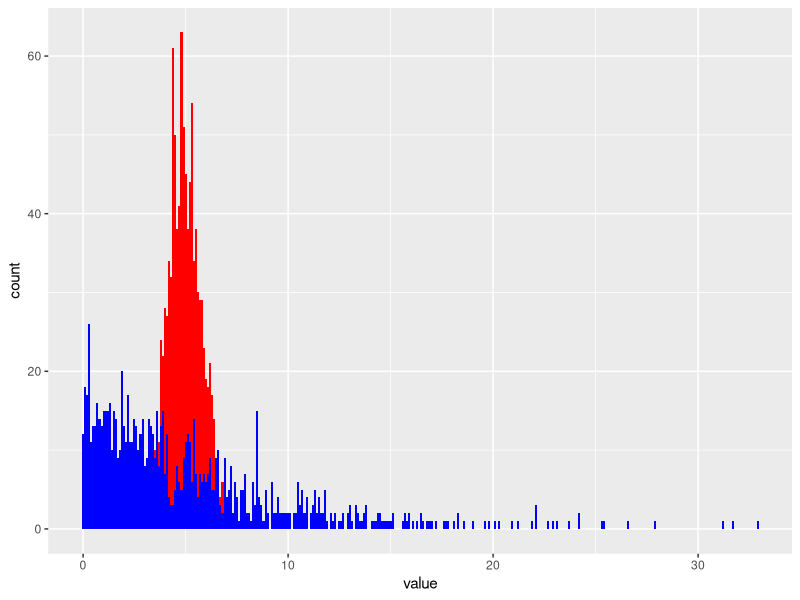
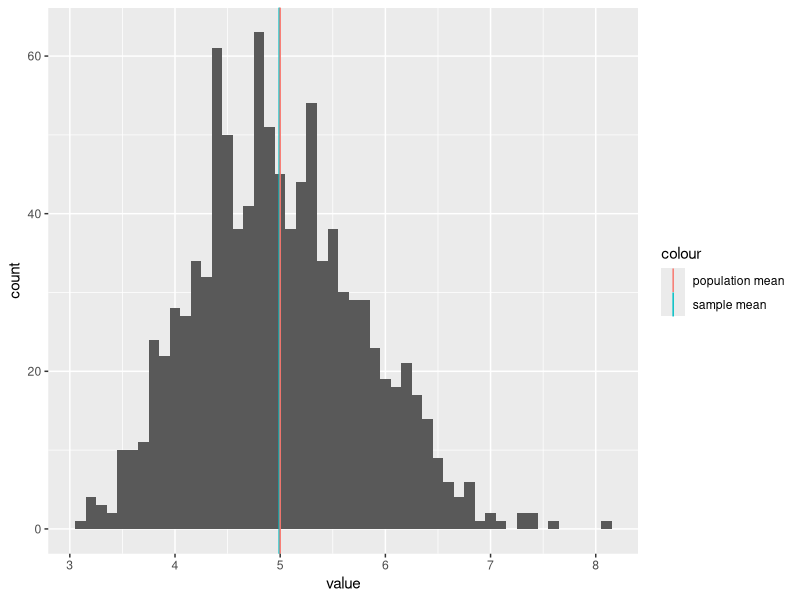
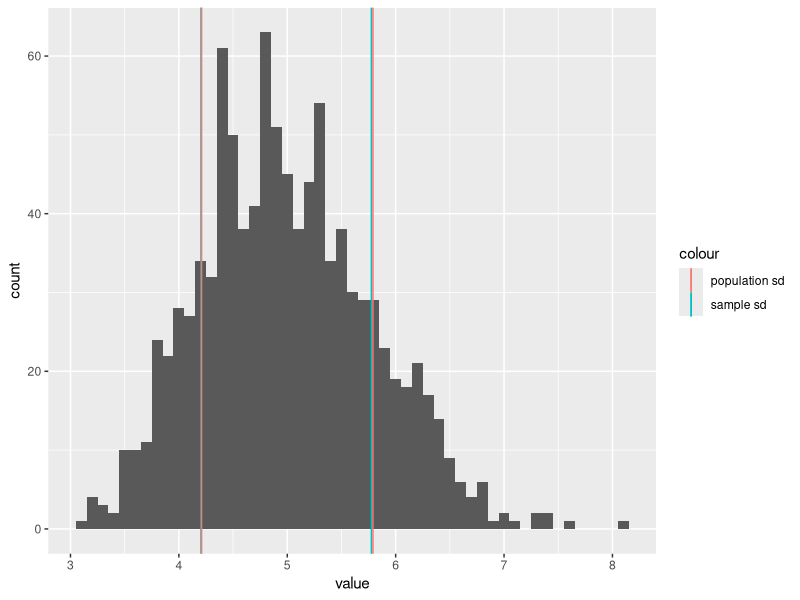

Reproduce these figures in R, in order.
## ---- chunk 1
set.seed(1)
## ---- chunk 2
n <- 40
nosim <- 1000
lambda <- 0.2
## ---- chunk 3
m <- matrix(rexp(nosim*n, rate = lambda), nosim)
mn <- apply(m, 1, mean)
## ---- chunk 4
df <- data.frame(mean = mn, exponential = m[,1])
library(reshape2)
df <- melt(df)
## ---- chunk 5
library(ggplot2)

ggplot(df, aes(x = value)) + 
        geom_histogram(data = subset(df, df$variable == "mean"), binwidth = 0.1, fill = "red") +
        geom_histogram(data = subset(df, df$variable == "exponential"), binwidth = 0.1, fill = "blue")
## ---- chunk 6
ggplot(df, aes(x = value)) + 
        geom_histogram(data = subset(df, df$variable == "mean"), binwidth = 0.1) + 
        geom_vline(aes(xintercept = mean(mn), colour = "sample mean")) + 
        geom_vline(aes(xintercept = 1/lambda, color = "population mean"))
## ---- chunk 7
ggplot(df, aes(x = value)) + 
        geom_histogram(data = subset(df, df$variable == "mean"), binwidth = 0.1) + 
        geom_vline(aes(xintercept = mean(mn) - sd(mn), colour = "sample sd")) + 
        geom_vline(aes(xintercept = mean(mn) + sd(mn), colour = "sample sd")) +
        geom_vline(aes(xintercept = 1/lambda - (1/lambda)/sqrt(n), color = "population sd")) +
        geom_vline(aes(xintercept = 1/lambda + (1/lambda)/sqrt(n), color = "population sd"))
